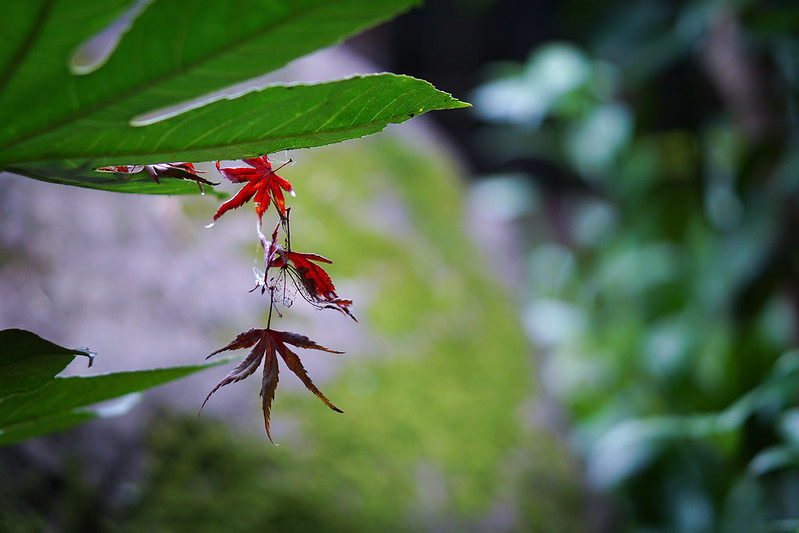
#> input picture python-examples/assets/autumn-leaves.jpg, 799 x 533 px
$ python som-image-1d.py
#> lines starting #> are read from the running program, lines starting #| are printed output that depends on the picture
import pymathtoolbox
import numpy as np
import matplotlib.pyplot as plt
from matplotlib.gridspec import GridSpec
import os
import random
import seaborn as sns
from PIL import Image

# Initialize the random seed
pymathtoolbox.set_seed(random.randint(0, 65535))
#> (this line was passed over: pymathtoolbox is not available in this run)

# Define constants for plot
FIG_SIZE = (8, 2)
IMAGE_FORMAT = "png"
DPI = 200

# Set plot style
sns.set()
sns.set_context()

# Load an image
asset_dir_path = os.path.dirname(os.path.abspath(__file__)) + "/assets"
image = Image.open(asset_dir_path + "/autumn-leaves.jpg")
#> image is the input picture: PIL image 799x533 RGB; mean R, G, B 80.7, 101.1, 74.5
resized_image = image.resize((90, 60), Image.BILINEAR)
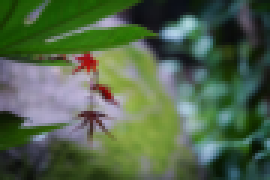
#> resized_image: PIL image 90x60 RGB (shown 3 times larger); mean R, G, B 80.7, 101.1, 74.5

# Generate a color array
colors = np.asarray(resized_image)
colors = colors.reshape(colors.shape[0] * colors.shape[1], 3) / 255.0

# Instantiate a SOM object
resolution = 250
#> (the run stopped early here; a loop or call above may not have finished)
